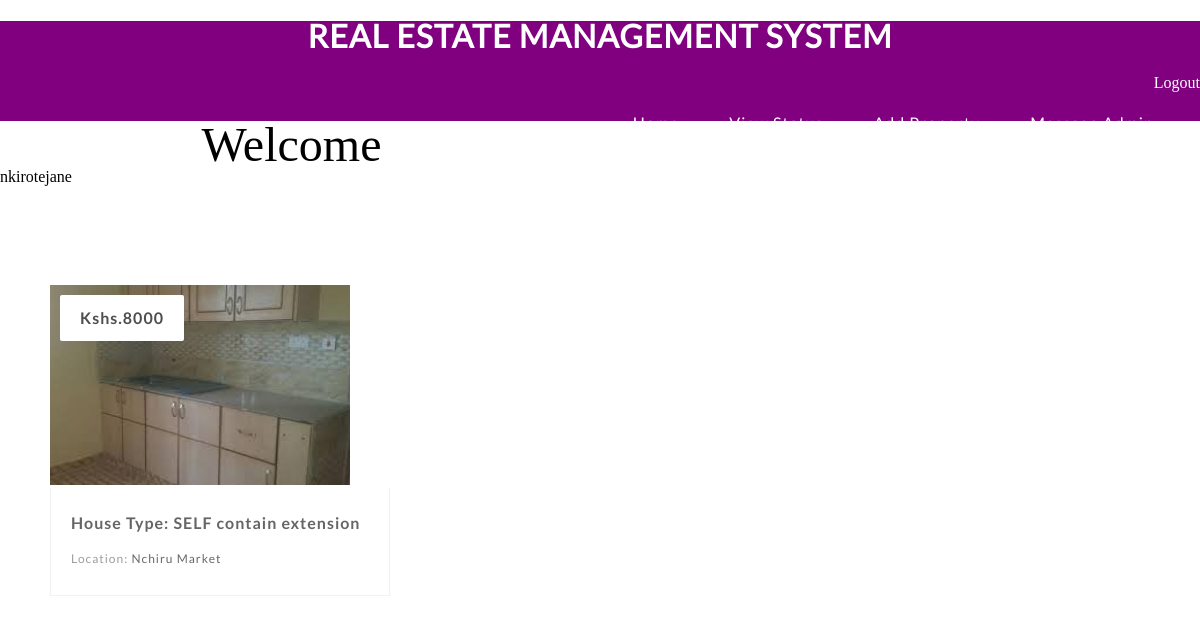
The page /landlord-home.php?user=nkirotejane (signed in) on the database its author committed.
### tables this page shows
CREATE TABLE `houses` (
  `house_id` int(11) NOT NULL,
  `house_number` varchar(255) NOT NULL,
  `landlord` varchar(30) NOT NULL,
  `phonenumber` varchar(10) NOT NULL,
  `fName` varchar(50) NOT NULL,
  `house_type` varchar(255) NOT NULL,
  `image` text NOT NULL,
  `rent_cost` int(11) NOT NULL,
  `location` varchar(30) NOT NULL,
  `location_description` text NOT NULL,
  `max_capacity` int(11) NOT NULL,
  `status` varchar(255) NOT NULL
);

### landlord-home.php (the view, shortened to what this page needs)
<!DOCTYPE html>
<html lang="en">
<head>
	<link rel="stylesheet" type="text/css" href="css/reset.css">
	<link rel="stylesheet" type="text/css" href="css/responsive.css">
</head>
<body>
	<section class="">
		<?php
			include 'header.php';
		?>
			<section class="caption">
				<p style="text-align: center"><font size="10px;"> Welcome </font></p> <?php  $fName=$_SESSION['username']; echo $fName;  ?>
			</section>
	</section>
	<section class="listings">
		<div class="wrapper">
			<ul class="properties_list">
			<?php
						include 'includes/config.php';
						$user=$_SESSION['username'];
						$sel = "SELECT * FROM houses where landlord= '$user'";
						$rs = $conn->query($sel);
						while($rws = $rs->fetch_assoc()){
			?>
				<li>
					<a href="book_House.php?id=<?php echo $rws['house_id'] ?>">
						<img class="thumb" src="house_images/<?php echo $rws['image'];?>" width="300" height="200">
					</a>
					<span class="price"><?php echo 'Kshs.'.$rws['rent_cost'];?></span>
					<div class="property_details">
						<h1>
							<a href="book_House.php?id=<?php echo $rws['house_id'] ?>"><?php echo 'House Type: '.$rws['house_type'];?></a>
						</h1>
						<h2>Location: <span class="property_size"><?php echo $rws['location'];?></span></h2>
					</div>
				</li>
			<?php
				}
			?>
			</ul>
		</div>
	</section>
</body>
</html>

### css/responsive.css (style rules this page uses)
body { background: #fff; }
.wrapper { max-width: 1100px; margin: 0 auto; position: relative; }
h1, h2, h3, h4, h5 ,h6 { color: #626262; font-family: "lato-regular", Helvetica, Arial, sans-serif; letter-spacing: 1px; }
h1 { font-size: 2em; margin: .67em 0 }
h2 { font-size: 1.5em; margin: .75em 0 }
h1, h2, h3, h4, h5, h6 { font-weight: bolder }
.listings { padding: 100px 0; }
.listings ul.properties_list { list-style: none; overflow: hidden; }
.listings ul.properties_list li { display: block; width: 30.90909090909091%; height: auto; position: relative; float: left; margin: 0 3.636363636363636% 3.636363636363636% 0; }
.listings ul.properties_list li .price { position: absolute; top: 10px; left: 10px; padding: 15px 20px; background: #ffffff; color: #514d4d; font-family: "lato-bold", Helvetica, Arial, sans-serif; font-size: 16px; font-weight: bold; letter-spacing: 1px; border-radius: 2px; -webkit-border-radius: 2px; -moz-border-radius: 2px; -o-border-radius: 2px; }
.listings ul li .property_details { width: 87.64705882352941%; padding: 2.941176470588235% 5.882352941176471% 4.117647058823529% 5.882352941176471%; border-bottom: 1px solid #f2f1f1; border-left: 1px solid #f2f1f1; border-right: 1px solid #f2f1f1; transition: all .2s linear; -webkit-transition: all .2s linear; -moz-transition: all .2s linear; -o-transition: all .2s linear; }
.listings ul li .property_details h1 { color: #666464; font-family: "lato-bold", Helvetica, Arial, sans-serif; font-size: 16px!important; font-weight: bold; margin-bottom: 5px; line-height: 28px; }
.listings ul li .property_details h1 a { text-decoration: none; color: #666464; }
.listings ul li .property_details h2 { color: #9d9d9d; font-family: "lato-regular", Helvetica, Arial, sans-serif; font-size: 12px; line-height: 26px; font-weight: normal; }
.listings ul li .property_details .property_size { color: #676767; }

### rows shown on the page
houses: image (picture), rent_cost "8000", house_type "SELF contain extension", location "Nchiru Market"

### other values the page prints
$fName "nkirotejane"
